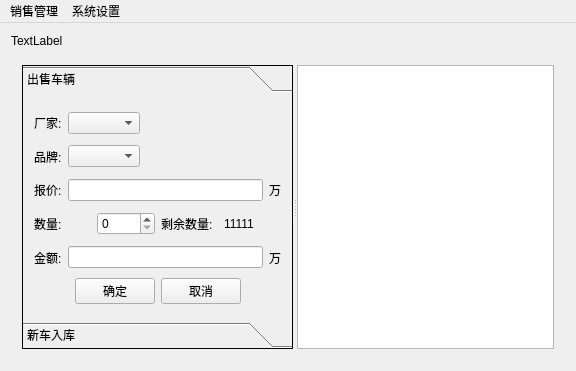
<?xml version="1.0" encoding="UTF-8"?>
<ui version="4.0">
 <class>CarManager</class>
 <widget class="QMainWindow" name="CarManager">
  <property name="geometry">
   <rect>
    <x>0</x>
    <y>0</y>
    <width>576</width>
    <height>371</height>
   </rect>
  </property>
  <property name="windowTitle">
   <string>CarManager</string>
  </property>
  <widget class="QWidget" name="centralWidget">
   <layout class="QVBoxLayout" name="verticalLayout_2">
    <item>
     <widget class="QLabel" name="title">
      <property name="text">
       <string>TextLabel</string>
      </property>
     </widget>
    </item>
    <item>
     <widget class="QStackedWidget" name="stackedWidget">
      <property name="currentIndex">
       <number>0</number>
      </property>
      <widget class="QWidget" name="manager">
       <layout class="QVBoxLayout" name="verticalLayout_3">
        <item>
         <widget class="QSplitter" name="splitter">
          <property name="orientation">
           <enum>Qt::Horizontal</enum>
          </property>
          <widget class="QToolBox" name="toolBox">
           <property name="frameShape">
            <enum>QFrame::Box</enum>
           </property>
           <property name="currentIndex">
            <number>0</number>
           </property>
           <widget class="QWidget" name="page">
            <property name="geometry">
             <rect>
              <x>0</x>
              <y>0</y>
              <width>272</width>
              <height>240</height>
             </rect>
            </property>
            <attribute name="label">
             <string>出售车辆</string>
            </attribute>
            <layout class="QVBoxLayout" name="verticalLayout">
             <item>
              <widget class="QWidget" name="widget" native="true">
               <layout class="QHBoxLayout" name="horizontalLayout">
                <property name="leftMargin">
                 <number>0</number>
                </property>
                <property name="topMargin">
                 <number>0</number>
                </property>
                <property name="rightMargin">
                 <number>0</number>
                </property>
                <property name="bottomMargin">
                 <number>0</number>
                </property>
                <item>
                 <widget class="QLabel" name="label">
                  <property name="text">
                   <string>厂家:</string>
                  </property>
                 </widget>
                </item>
                <item>
                 <widget class="QComboBox" name="factory"/>
                </item>
                <item>
                 <spacer name="horizontalSpacer">
                  <property name="orientation">
                   <enum>Qt::Horizontal</enum>
                  </property>
                  <property name="sizeHint" stdset="0">
                   <size>
                    <width>40</width>
                    <height>20</height>
                   </size>
                  </property>
                 </spacer>
                </item>
               </layout>
              </widget>
             </item>
             <item>
              <widget class="QWidget" name="widget_2" native="true">
               <layout class="QHBoxLayout" name="horizontalLayout_2">
                <property name="leftMargin">
                 <number>0</number>
                </property>
                <property name="topMargin">
                 <number>0</number>
                </property>
                <property name="rightMargin">
                 <number>0</number>
                </property>
                <property name="bottomMargin">
                 <number>0</number>
                </property>
                <item>
                 <widget class="QLabel" name="label_2">
                  <property name="text">
                   <string>品牌:</string>
                  </property>
                 </widget>
                </item>
                <item>
                 <widget class="QComboBox" name="brand"/>
                </item>
                <item>
                 <spacer name="horizontalSpacer_2">
                  <property name="orientation">
                   <enum>Qt::Horizontal</enum>
                  </property>
                  <property name="sizeHint" stdset="0">
                   <size>
                    <width>40</width>
                    <height>20</height>
                   </size>
                  </property>
                 </spacer>
                </item>
               </layout>
              </widget>
             </item>
             <item>
              <widget class="QWidget" name="widget_3" native="true">
               <layout class="QHBoxLayout" name="horizontalLayout_3">
                <property name="leftMargin">
                 <number>0</number>
                </property>
                <property name="topMargin">
                 <number>0</number>
                </property>
                <property name="rightMargin">
                 <number>0</number>
                </property>
                <property name="bottomMargin">
                 <number>0</number>
                </property>
                <item>
                 <widget class="QLabel" name="label_3">
                  <property name="text">
                   <string>报价:</string>
                  </property>
                 </widget>
                </item>
                <item>
                 <widget class="QLineEdit" name="price"/>
                </item>
                <item>
                 <widget class="QLabel" name="label_4">
                  <property name="text">
                   <string>万</string>
                  </property>
                 </widget>
                </item>
               </layout>
              </widget>
             </item>
             <item>
              <widget class="QWidget" name="widget_4" native="true">
               <layout class="QHBoxLayout" name="horizontalLayout_4">
                <property name="leftMargin">
                 <number>0</number>
                </property>
                <property name="topMargin">
                 <number>0</number>
                </property>
                <property name="rightMargin">
                 <number>0</number>
                </property>
                <property name="bottomMargin">
                 <number>0</number>
                </property>
                <item>
                 <widget class="QLabel" name="label_5">
                  <property name="text">
                   <string>数量:</string>
                  </property>
                 </widget>
                </item>
                <item>
                 <widget class="QSpinBox" name="number"/>
                </item>
                <item>
                 <widget class="QLabel" name="label_6">
                  <property name="text">
                   <string>剩余数量:</string>
                  </property>
                 </widget>
                </item>
                <item>
                 <widget class="QLabel" name="last_num">
                  <property name="text">
                   <string>11111</string>
                  </property>
                 </widget>
                </item>
               </layout>
              </widget>
             </item>
             <item>
              <widget class="QWidget" name="widget_5" native="true">
               <layout class="QHBoxLayout" name="horizontalLayout_5">
                <property name="leftMargin">
                 <number>0</number>
                </property>
                <property name="topMargin">
                 <number>0</number>
                </property>
                <property name="rightMargin">
                 <number>0</number>
                </property>
                <property name="bottomMargin">
                 <number>0</number>
                </property>
                <item>
                 <widget class="QLabel" name="label_8">
                  <property name="text">
                   <string>金额:</string>
                  </property>
                 </widget>
                </item>
                <item>
                 <widget class="QLineEdit" name="sum"/>
                </item>
                <item>
                 <widget class="QLabel" name="label_9">
                  <property name="text">
                   <string>万</string>
                  </property>
                 </widget>
                </item>
               </layout>
              </widget>
             </item>
             <item>
              <widget class="QWidget" name="widget_6" native="true">
               <layout class="QHBoxLayout" name="horizontalLayout_6">
                <property name="leftMargin">
                 <number>0</number>
                </property>
                <property name="topMargin">
                 <number>0</number>
                </property>
                <property name="rightMargin">
                 <number>0</number>
                </property>
                <property name="bottomMargin">
                 <number>0</number>
                </property>
                <item>
                 <spacer name="horizontalSpacer_3">
                  <property name="orientation">
                   <enum>Qt::Horizontal</enum>
                  </property>
                  <property name="sizeHint" stdset="0">
                   <size>
                    <width>40</width>
                    <height>20</height>
                   </size>
                  </property>
                 </spacer>
                </item>
                <item>
                 <widget class="QPushButton" name="ok">
                  <property name="text">
                   <string>确定</string>
                  </property>
                 </widget>
                </item>
                <item>
                 <widget class="QPushButton" name="cancle">
                  <property name="text">
                   <string>取消</string>
                  </property>
                 </widget>
                </item>
                <item>
                 <spacer name="horizontalSpacer_4">
                  <property name="orientation">
                   <enum>Qt::Horizontal</enum>
                  </property>
                  <property name="sizeHint" stdset="0">
                   <size>
                    <width>40</width>
                    <height>20</height>
                   </size>
                  </property>
                 </spacer>
                </item>
               </layout>
              </widget>
             </item>
            </layout>
           </widget>
           <widget class="QWidget" name="page_2">
            <property name="geometry">
             <rect>
              <x>0</x>
              <y>0</y>
              <width>272</width>
              <height>240</height>
             </rect>
            </property>
            <attribute name="label">
             <string>新车入库</string>
            </attribute>
            <layout class="QVBoxLayout" name="verticalLayout_4">
             <item>
              <widget class="QTableView" name="tableView"/>
             </item>
             <item>
              <widget class="QWidget" name="widget_7" native="true">
               <layout class="QHBoxLayout" name="horizontalLayout_7">
                <item>
                 <widget class="QPushButton" name="add">
                  <property name="minimumSize">
                   <size>
                    <width>45</width>
                    <height>0</height>
                   </size>
                  </property>
                  <property name="maximumSize">
                   <size>
                    <width>45</width>
                    <height>16777215</height>
                   </size>
                  </property>
                  <property name="text">
                   <string>添加</string>
                  </property>
                 </widget>
                </item>
                <item>
                 <widget class="QPushButton" name="del">
                  <property name="minimumSize">
                   <size>
                    <width>45</width>
                    <height>0</height>
                   </size>
                  </property>
                  <property name="maximumSize">
                   <size>
                    <width>45</width>
                    <height>16777215</height>
                   </size>
                  </property>
                  <property name="text">
                   <string>删除</string>
                  </property>
                 </widget>
                </item>
                <item>
                 <widget class="QPushButton" name="submit">
                  <property name="minimumSize">
                   <size>
                    <width>45</width>
                    <height>0</height>
                   </size>
                  </property>
                  <property name="maximumSize">
                   <size>
                    <width>45</width>
                    <height>16777215</height>
                   </size>
                  </property>
                  <property name="text">
                   <string>提交</string>
                  </property>
                 </widget>
                </item>
                <item>
                 <widget class="QPushButton" name="revert">
                  <property name="minimumSize">
                   <size>
                    <width>45</width>
                    <height>0</height>
                   </size>
                  </property>
                  <property name="maximumSize">
                   <size>
                    <width>45</width>
                    <height>16777215</height>
                   </size>
                  </property>
                  <property name="text">
                   <string>撤销</string>
                  </property>
                 </widget>
                </item>
               </layout>
              </widget>
             </item>
            </layout>
           </widget>
          </widget>
          <widget class="QListWidget" name="listWidget"/>
         </widget>
        </item>
       </layout>
      </widget>
      <widget class="QWidget" name="tongji">
       <layout class="QVBoxLayout" name="verticalLayout_7">
        <item>
         <widget class="QWidget" name="widget_8" native="true">
          <property name="sizePolicy">
           <sizepolicy hsizetype="Preferred" vsizetype="Fixed">
            <horstretch>0</horstretch>
            <verstretch>0</verstretch>
           </sizepolicy>
          </property>
          <layout class="QHBoxLayout" name="horizontalLayout_8">
           <item>
            <widget class="QLabel" name="label_7">
             <property name="text">
              <string>厂家：</string>
             </property>
            </widget>
           </item>
           <item>
            <widget class="QComboBox" name="changjia"/>
           </item>
           <item>
            <spacer name="horizontalSpacer_5">
             <property name="orientation">
              <enum>Qt::Horizontal</enum>
             </property>
             <property name="sizeHint" stdset="0">
              <size>
               <width>40</width>
               <height>20</height>
              </size>
             </property>
            </spacer>
           </item>
           <item>
            <widget class="QLabel" name="label_10">
             <property name="text">
              <string>品牌：</string>
             </property>
            </widget>
           </item>
           <item>
            <widget class="QComboBox" name="pinpai"/>
           </item>
           <item>
            <spacer name="horizontalSpacer_6">
             <property name="orientation">
              <enum>Qt::Horizontal</enum>
             </property>
             <property name="sizeHint" stdset="0">
              <size>
               <width>40</width>
               <height>20</height>
              </size>
             </property>
            </spacer>
           </item>
          </layout>
         </widget>
        </item>
        <item>
         <widget class="QWidget" name="widget_9" native="true">
          <layout class="QHBoxLayout" name="horizontalLayout_9">
           <item>
            <widget class="QFrame" name="frame_10">
             <property name="frameShape">
              <enum>QFrame::StyledPanel</enum>
             </property>
             <layout class="QVBoxLayout" name="verticalLayout_5">
              <item>
               <widget class="QLabel" name="label_11">
                <property name="sizePolicy">
                 <sizepolicy hsizetype="Preferred" vsizetype="Fixed">
                  <horstretch>0</horstretch>
                  <verstretch>0</verstretch>
                 </sizepolicy>
                </property>
                <property name="font">
                 <font>
                  <family>华文行楷</family>
                  <pointsize>12</pointsize>
                 </font>
                </property>
                <property name="text">
                 <string>厂家品牌</string>
                </property>
                <property name="alignment">
                 <set>Qt::AlignCenter</set>
                </property>
               </widget>
              </item>
              <item>
               <widget class="Histogram" name="wg_histgram" native="true"/>
              </item>
             </layout>
            </widget>
           </item>
           <item>
            <widget class="QFrame" name="frame_11">
             <property name="frameShape">
              <enum>QFrame::StyledPanel</enum>
             </property>
             <layout class="QVBoxLayout" name="verticalLayout_6">
              <item>
               <widget class="QLabel" name="label_12">
                <property name="sizePolicy">
                 <sizepolicy hsizetype="Preferred" vsizetype="Fixed">
                  <horstretch>0</horstretch>
                  <verstretch>0</verstretch>
                 </sizepolicy>
                </property>
                <property name="font">
                 <font>
                  <family>华文行楷</family>
                  <pointsize>12</pointsize>
                 </font>
                </property>
                <property name="text">
                 <string>品牌车辆</string>
                </property>
                <property name="alignment">
                 <set>Qt::AlignCenter</set>
                </property>
               </widget>
              </item>
              <item>
               <widget class="Pie" name="wg_pie" native="true"/>
              </item>
             </layout>
            </widget>
           </item>
          </layout>
         </widget>
        </item>
       </layout>
      </widget>
     </widget>
    </item>
   </layout>
  </widget>
  <widget class="QMenuBar" name="menuBar">
   <property name="geometry">
    <rect>
     <x>0</x>
     <y>0</y>
     <width>576</width>
     <height>23</height>
    </rect>
   </property>
   <widget class="QMenu" name="menu">
    <property name="title">
     <string>销售管理</string>
    </property>
    <addaction name="actionCar"/>
    <addaction name="actionSale"/>
   </widget>
   <widget class="QMenu" name="menu_2">
    <property name="title">
     <string>系统设置</string>
    </property>
    <addaction name="actionPassword"/>
   </widget>
   <addaction name="menu"/>
   <addaction name="menu_2"/>
  </widget>
  <action name="actionCar">
   <property name="text">
    <string>车辆管理</string>
   </property>
  </action>
  <action name="actionSale">
   <property name="text">
    <string>销售统计</string>
   </property>
  </action>
  <action name="actionPassword">
   <property name="text">
    <string>修改密码</string>
   </property>
  </action>
 </widget>
 <layoutdefault spacing="6" margin="11"/>
 <customwidgets>
  <customwidget>
   <class>Pie</class>
   <extends>QWidget</extends>
   <header location="global">pie.h</header>
   <container>1</container>
  </customwidget>
  <customwidget>
   <class>Histogram</class>
   <extends>QWidget</extends>
   <header location="global">histogram.h</header>
   <container>1</container>
  </customwidget>
 </customwidgets>
 <resources/>
 <connections/>
</ui>
